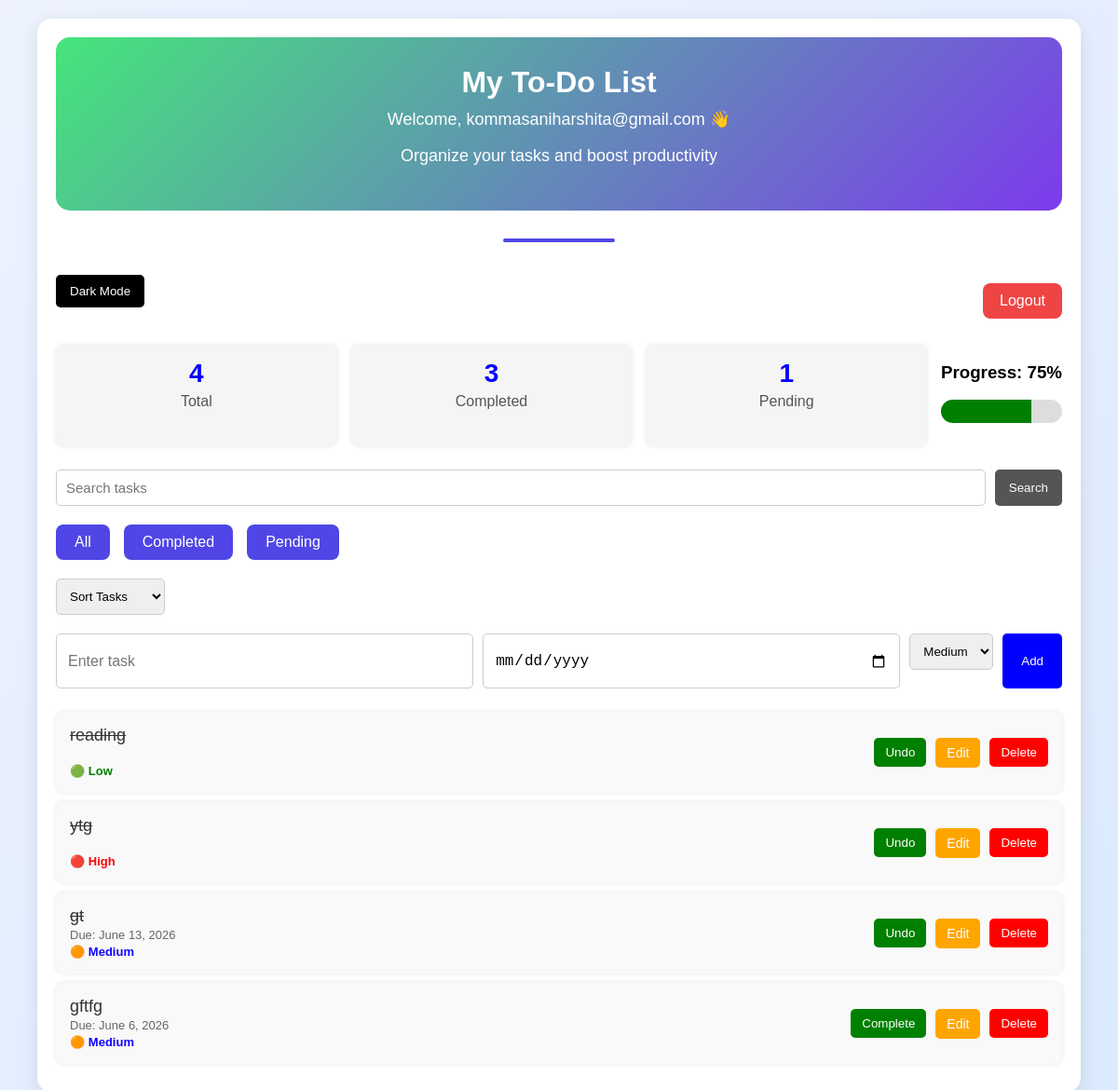
The app's page / (signed in) with its own data.
### tasks/models.py (models this page shows, shortened)
class Task(models.Model):
    user = models.ForeignKey(User, on_delete=models.CASCADE)
    title = models.CharField(max_length=200)
    completed = models.BooleanField(default=False)
    due_date = models.DateField(null=True, blank=True)
    priority = models.CharField(max_length=20, default='Medium')

### tasks/views.py (the view)
# urls.py: path('', views.home),
@login_required
def home(request):
    if request.method == "POST":
        title = request.POST.get('title')
        due_date = request.POST.get('due_date')
        priority = request.POST.get('priority')
        if title:
            Task.objects.create(user=request.user,title=title, due_date=due_date if due_date else None,priority=priority)
    search = request.GET.get('search')
    filter_type = request.GET.get('filter')
    sort = request.GET.get('sort')
    tasks = Task.objects.filter(user=request.user)
    if search:
        tasks = tasks.filter(title__icontains=search)
    if filter_type == "completed":
        tasks = tasks.filter(completed=True)
    elif filter_type == "pending":
        tasks = tasks.filter(completed=False)
    if sort == "new":
        tasks = tasks.order_by('-id')
    elif sort == "old":
        tasks = tasks.order_by('id')
    elif sort == "high":
        tasks = tasks.order_by('priority')
    total_tasks = Task.objects.filter(user=request.user).count()
    completed_tasks = Task.objects.filter(
    user=request.user,
    completed=True
    ).count()
    pending_tasks = Task.objects.filter(
    user=request.user,
    completed=False
    ).count()
    if total_tasks > 0:
        progress = int((completed_tasks / total_tasks) * 100)
    else:
        progress = 0
    context = {
        'tasks': tasks,
        'total_tasks': total_tasks,
        'completed_tasks': completed_tasks,
        'pending_tasks': pending_tasks,
        'progress': progress,
}
    return render(request, 'home.html', context)

### tasks/templates/home.html (shortened to what this page needs)
{% load static %}
<!DOCTYPE html>
<html>
<head>
    <link rel="stylesheet" href="{% static 'style.css' %}">
</head>
<body>
<div class="container">
    <div class="hero-section">
    <h1>My To-Do List</h1>
    <p>Welcome, {{ request.user.username }} 👋</p>
    <p>Organize your tasks and boost productivity</p>
</div>
    <hr class="title-line">
    <div class="top-buttons">
    <button id="dark-btn">Dark Mode</button>
    <a href="/logout/" class="logout-btn">
        Logout
    </a>
</div>
    <div class="stats">
    <div class="stat-box">
        <h3>{{ total_tasks }}</h3>
        <p>Total</p>
    </div>
    <div class="stat-box">
        <h3>{{ completed_tasks }}</h3>
        <p>Completed</p>
    </div>
    <div class="stat-box">
        <h3>{{ pending_tasks }}</h3>
        <p>Pending</p>
    </div>
    <div class="progress-container">
    <h3>Progress: {{ progress }}%</h3>
    <div class="progress-bar">
        <div class="progress-fill"
             style="width: {{ progress }}%;">
        </div>
    </div>
</div>
</div>
    <form method="GET" class="search-form">
    <input type="text"
           name="search"
           placeholder="Search tasks">
    <button type="submit">Search</button>
</form>
<div class="filters">
    <button onclick="window.location.href='/'">All</button>
    <button onclick="window.location.href='/?filter=completed'">
        Completed
    </button>
    <button onclick="window.location.href='/?filter=pending'">
        Pending
    </button>
</div>
<form method="GET">
    <select name="sort" onchange="this.form.submit()">
        <option value="">Sort Tasks</option>
    </select>
</form>
    <form method="POST" class="task-form">
        <input type="text" name="title" placeholder="Enter task">
        <input type="date" name="due_date">
        <select name="priority">
            <option value="Medium" selected>Medium</option>
        </select>
        <button type="submit">Add</button>
    </form>
    <div class="tasks">
        {% for task in tasks %}
        <div class="task-card">
            <div>
                {% if task.completed %}
                    <span class="completed">
                        {{ task.title }}
                    </span>
                {% else %}
                    <span>{{ task.title }}</span>
                {% endif %}
                <br>
            {% if task.due_date %}
                <small class="due-date">
                    Due: {{ task.due_date }}
                </small>
            {% endif %}
                <br>
                {% if task.priority == "High" %}
                <small class="high-priority">🔴 High</small>
                {% elif task.priority == "Medium" %}
                    <small class="medium-priority">🟠 Medium</small>
                {% else %}
                    <small class="low-priority">🟢 Low</small>
                {% endif %}
            </div>
            <div class="buttons">
                <a href="/complete/{{task.id}}/">
                    <button class="complete-btn">
                        {% if task.completed %}
                            Undo
                        {% else %}
                            Complete
                        {% endif %}
                    </button>
                </a>
                <a href="/edit/{{task.id}}/">
                    <button class="edit-btn">
                        Edit
                    </button>
                </a>
                <a href="/delete/{{task.id}}/"
                    onclick="return confirm('Delete this task?')">
                        <button class="delete-btn">
                            Delete
                        </button>
                    </a>
            </div>
        </div>
         {% empty %}
    <p class="no-task">No tasks found.
        Add your first task
    </p>
        {% endfor %}
    </div>
</div>
</body>
</html>

### tasks/static/style.css (style rules this page uses)
body { margin:0; padding:0; font-family:Arial, sans-serif; background:linear-gradient( 135deg, #eef2ff, #dbeafe ); min-height:100vh; }
.container { width:90%; max-width:1200px; margin:20px auto; background:white; padding:20px; border-radius:15px; box-shadow:0px 5px 20px rgba(0,0,0,0.1); }
h1 { text-align:center; margin-bottom:15px; color:#333; }
.task-form { display:flex; gap:10px; }
.task-form input { flex:1; padding:12px; border:1px solid #ccc; border-radius:5px; font-size:16px; }
.task-form button { padding:12px 20px; background:blue; color:white; border:none; border-radius:5px; cursor:pointer; }
.tasks { margin-top:25px; }
.task-card { background:#f9f9f9; padding:15px; margin-bottom:10px; border-radius:8px; display:flex; justify-content:space-between; align-items:center; box-shadow:0px 0px 5px rgba(0,0,0,0.1); }
.task-card span { font-size:18px; color:#333; }
.delete-btn { background:red; color:white; border:none; padding:8px 12px; border-radius:5px; cursor:pointer; }
.buttons { display:flex; gap:10px; }
.complete-btn { background:green; color:white; border:none; padding:8px 12px; border-radius:5px; cursor:pointer; }
.completed { text-decoration:line-through; color:green; }
.edit-btn { background:orange; color:white; border:none; padding:8px 12px; border-radius:5px; cursor:pointer; font-size:14px; }
small { color:gray; font-size:13px; }
#dark-btn { margin-bottom:20px; padding:10px 15px; border:none; background:black; color:white; border-radius:5px; cursor:pointer; }
.search-form { display:flex; gap:10px; margin-bottom:20px; }
.search-form input { flex:1; padding:10px; border:1px solid #ccc; border-radius:5px; font-size:15px; }
.search-form button { padding:10px 15px; background:#555; color:white; border:none; border-radius:5px; cursor:pointer; }
.stats { display:flex; justify-content:space-between; margin-bottom:25px; gap:15px; }
.stat-box { flex:1; background:#f5f5f5; padding:15px; border-radius:8px; text-align:center; box-shadow:0px 0px 5px rgba(0,0,0,0.1); }
.stat-box h3 { margin:0; color:blue; font-size:28px; }
.stat-box p { margin-top:5px; color:#555; }
.filters { display:flex; gap:15px; margin:20px 0; }
.filters button { background:#4f46e5; color:white; border:none; padding:10px 20px; border-radius:8px; cursor:pointer; font-size:16px; }
.high-priority { color:red; font-weight:bold; }
.medium-priority { color:rgb(17, 0, 255); font-weight:bold; }
.low-priority { color:green; font-weight:bold; }
.due-date { color:#666; }
.progress-container { margin-bottom:25px; }
.progress-bar { width:100%; height:25px; background:#ddd; border-radius:20px; overflow:hidden; }
.progress-fill { height:100%; background:green; transition:0.5s; }
select { padding:10px; border-radius:5px; border:1px solid #ccc; margin-bottom:20px; }
.top-buttons { display:flex; justify-content:space-between; align-items:center; margin-bottom:20px; }
.logout-btn { background:#ef4444; color:white; padding:10px 18px; border-radius:8px; text-decoration:none; font-size:16px; }
.title-line { width:120px; height:4px; background:#4f46e5; border:none; border-radius:10px; margin:15px auto 35px auto; }
.hero-section { background:linear-gradient(135deg,#46e57b,#7c3aed); color:white; padding:30px; border-radius:15px; text-align:center; margin-bottom:30px; }
.hero-section h1 { color:white; margin:0; }
.hero-section p { margin-top:10px; font-size:18px; }

### records on screen
Task: title "reading", priority "🟢 Low", completed "Undo"
Task: title "ytg", priority "🔴 High", completed "Undo"
Task: title "gt", due_date "June 13, 2026", priority "🟠 Medium", completed "Undo"
Task: title "gftfg", due_date "June 6, 2026", priority "🟠 Medium", completed "Complete"

### other values on screen
{{ request.user.username }} "kommasaniharshita@gmail.com"
{{ total_tasks }} "4"
{{ completed_tasks }} "3"
{{ pending_tasks }} "1"
{{ progress }} "75"
